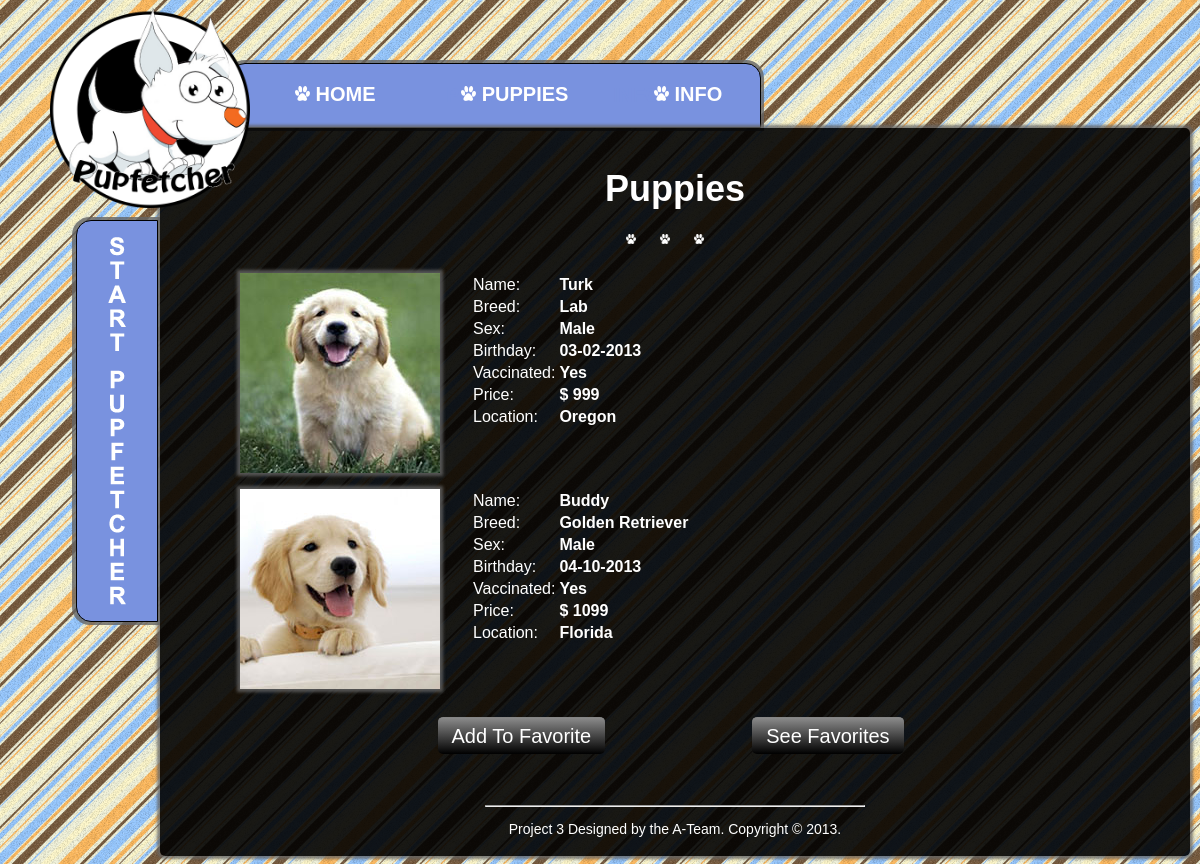
The app's page /puppies.php with its own data.
### tables this page shows
CREATE TABLE `puppies` (
  `puppy_id` int(10) NOT NULL,
  `name` varchar(50) NOT NULL,
  `breed` varchar(100) NOT NULL,
  `sex` varchar(10) NOT NULL,
  `birthday` varchar(15) NOT NULL,
  `location` varchar(50) NOT NULL,
  `price` varchar(10) NOT NULL,
  `vaccination` int(1) NOT NULL,
  `img_name` varchar(100) NOT NULL
);

### puppies.php (the view, shortened to what this page needs)
</html><!DOCTYPE html PUBLIC "-//W3C//DTD XHTML 1.0 Transitional//EN" "http://www.w3.org/TR/xhtml1/DTD/xhtml1-transitional.dtd">
<html xmlns="http://www.w3.org/1999/xhtml">
  <head>
    <link rel="stylesheet" type="text/css" href="css/style.css">
    <link rel="stylesheet" type="text/css" href="css/pupInfo.css">
  </head>
  <body>
    <div class="container">
      <?php
          include("navBar.php");
      ?>
        <div class="contentProfile">
          <div class="title">
            Puppies
          </div>
     <div class="paws">
     <img src="img/paw.png" name="paw" width="10" height="10" class="paw"/>
     <img src="img/paw.png" name="paw" width="10" height="10" class="paw"/>
     <img src="img/paw.png" name="paw" width="10" height="10" class="paw"/>
     </div>
     <div class="pupInfo">
    <?php
      $q1 = "SELECT * FROM `puppies`";
      $blah = mysql_query($q1);
      while($puppy = mysql_fetch_assoc($blah))
      {
        $pupName = $puppy['name'];
        $breed = $puppy['breed'];
        $birthday = $puppy['birthday'];
        $sex = $puppy['sex'];
        if ($puppy['vaccination'] == 1)
          $vaccin = "Yes";
        else
          $vaccin = "No";
        $price = $puppy['price'];
        $location = $puppy['location'];
        $img = $puppy['img_name'];
        echo "<div class='puppic'>";
          echo"<img src='$img' alt='Puppy image'/>";
        echo "</div>";
        echo "<div class='puppy-list'>";
          echo "<table>";
            echo "<tr><td>Name:</td><td><b>$pupName</b></td></tr>";
            echo "<tr><td>Breed:</td><td><b>$breed</b></td></tr>";
            echo "<tr><td>Sex:</td><td><b>$sex</b></td></tr>";
            echo "<tr><td>Birthday:</td><td><b>$birthday</b></td></tr>";
            echo "<tr><td>Vaccinated:</td><td><b>$vaccin</b></td></tr>";
            echo "<tr><td>Price:</td><td><b>$$price</b></td></tr>";
            echo "<tr><td>Location:</td><td><b>$location</b></td></tr>";
          echo "</table>";
        echo "</div>";
      }
    ?>
    </div>
    <div class="favorite">
    <a href="pupInfo.php" class="button" style="top: 236px; left: 199px;">Add To Favorite</a>
    <a href="pupInfo.php" class="button" style="top: 236px; left: 199px;">See Favorites</a>
    </div>
      <div class="footer">
      <hr/>
         <p>Project 3 Designed by the A-Team. Copyright &copy; 2013.</p>
        </div>
      </div>
    <?php
    include("sidebar.php");
    ?>
      </div>
  </body>
</html>

### navBar.php
<div class="navigation"><li id="Home">Home</li><li id="Puppies">Puppies</li><li id="Info">Info</li></div>
<div class="nav-letters">
	<li id="Home"><a href="index.php"><img src="img/paw.png" name="paw" width="15" height="15" /> Home</a></li>
	<li id="Puppies"><a href="puppies.php"><img src="img/paw.png" name="paw" width="15" height="15" /> Puppies</a></li>
	<li id="Info"><a href="info.php"><img src="img/paw.png" name="paw" width="15" height="15"/> Info</a> </li>
</div>
<div class="logo">
	<a href="index.php"> <img src="img/logo.png" alt="Logo" name="logo" width="200" height="200"/></a>
</div>

### sidebar.php (shortened to what this page needs)
 <span class="toggle">
</span>

### css/style.css (style rules this page uses)
body { background-image: url(../img/tile2.png); background-color: #FFFFFF; background-repeat: repeat; font-family: Helvetica,Arial, sans-serif; font-weight: normal; }
.navigation { text-transform: uppercase; text-align: center; font-weight: bold; color: rgb(121,146,223); font-size: 20px; font-family: Arial, Helvetica, sans-serif; background-color: rgb(121,146,223); position: absolute; padding-top: 20px; padding-bottom: 20px; padding-left: 35px; padding-right: 60px; margin-top: 55px; margin-left: 180px; border: thin solid rgb(0,0,0); -moz-box-shadow: 0 0 0px 3px rgba(100, 100, 100, 0.8); -webkit-box-shadow: 0 0 0px 3px rgba(100, 100, 100, 0.8); box-shadow: 0 0 0px 3px rgba(100, 100, 100, 0.8); -moz-border-radius: 15px 15px 0px 0px; -webkit-border-radius: 15px 15px 0px 0px; -khtml-border-radius: 15px 15px 0px 0px; border-radius: 15px 15px 0px 0px; z-index: -1; }
.nav-letters { text-transform: uppercase; text-align: center; font-weight: bold; color: #FFF; font-size: 20px; font-family: Arial, Helvetica, sans-serif; position: absolute; padding: 20px; padding-bottom: 20px; padding-left: 25px; margin-top: 55px; margin-left: 180px; z-index: 3; }
li { display: inline; font-weight: bold; color: rgb(121,146,223); text-decoration: none; text-transform: uppercase; padding-right: 40px; padding-left: 40px; }
.container { width: 1100px; margin: 0 auto; }
.logo { position:relative; z-index:2; }
.title { font-size: 36px; text-align: center; font-weight: bold; margin-bottom: 20px; color: #FFF; }
.paws { margin-top:15px; text-align:center; }
.paw { padding-right:20px; }
.toggle { position: absolute; background-color: rgb(121,146,223); height: 400px; width: 80px; top: 220px; margin-left: 26px; border: thin solid rgb(0,0,0); -moz-box-shadow: -1px 0 0px 3px rgba(100, 100, 100, 0.8); -webkit-box-shadow: -1px 0 0px 3px rgba(100, 100, 100, 0.8); box-shadow: -1px 0 0px 3px rgba(100, 100, 100, 0.8); -moz-border-radius: 15px 0px 0px 15px; -webkit-border-radius: 15px 0px 0px 15px; -khtml-border-radius: 15px 0px 0px 1px; border-radius: 15px 0px 0px 15px; background-image: url(../img/sidebar.png); cursor:pointer; z-index: 5; }
table { color:rgb(255,255,255); white-space: normal; line-height: normal; font-weight: normal; font-size: medium; font-variant: normal; font-style: normal; text-align: start; }
.footer { padding-left:30%; padding-right:30%; text-align:center; font-size: 14px; color: #FFF; }
a:link { color: #FFFFFF; text-decoration: none; }

### css/pupInfo.css (style rules this page uses)
.contentProfile { background-image: url(../img/back_cell2.png); background-repeat: repeat; height:auto; width: 950px; margin-left:110px; margin-top:-80px; padding:40px; padding-bottom:5px; -moz-box-shadow: 0 0 3px 3px rgba(100, 100, 100, 0.8); -webkit-box-shadow: 0 0 3px 3px rgba(100, 100, 100, 0.8); box-shadow: 0 0 3px 3px rgba(100, 100, 100, 0.8); -moz-border-radius: 5px; -webkit-border-radius: 5px; -khtml-border-radius: 5px; border-radius: 5px; position:relative; z-index:1; }
.puppic { float:left; margin-right: 30px; -moz-box-shadow: 0 0 3px 3px rgba(100, 100, 100, 0.8); -webkit-box-shadow: 0 0 3px 3px rgba(100, 100, 100, 0.8); box-shadow: 0 0 3px 3px rgba(100, 100, 100, 0.8); }
.pupInfo { padding-top: 25px; margin-left: 40px; padding-right: 10%; margin-bottom: 80px; color: rgb(255,255,255); }
.pupInfo td { color: rgb(255,255,255); }
.favorite { margin-left:25%; padding-bottom: 50px; }
.button { width:200px; height:100px; margin-right:20%; border-top: 1px solid #858585; background: #000000; background: -webkit-gradient(linear, left top, left bottom, from(#8a8a8a), to(#000000)); background: -moz-linear-gradient(top, #8a8a8a, #000000); padding: 7px 14px; -webkit-border-radius: 5px; -moz-border-radius: 5px; border-radius: 5px; color: white; font-size: 20px; font-family: helvetica, arial, Georgia, serif; text-decoration: none; vertical-align: middle; }
.puppy-list { margin-bottom:60px; }

### records on screen
puppies: shows a picture, name "Turk", breed "Lab", sex "Male", birthday "03-02-2013", vaccination "Yes", price "999", location "Oregon"
puppies: shows a picture, name "Buddy", breed "Golden Retriever", sex "Male", birthday "04-10-2013", vaccination "Yes", price "1099", location "Florida"
